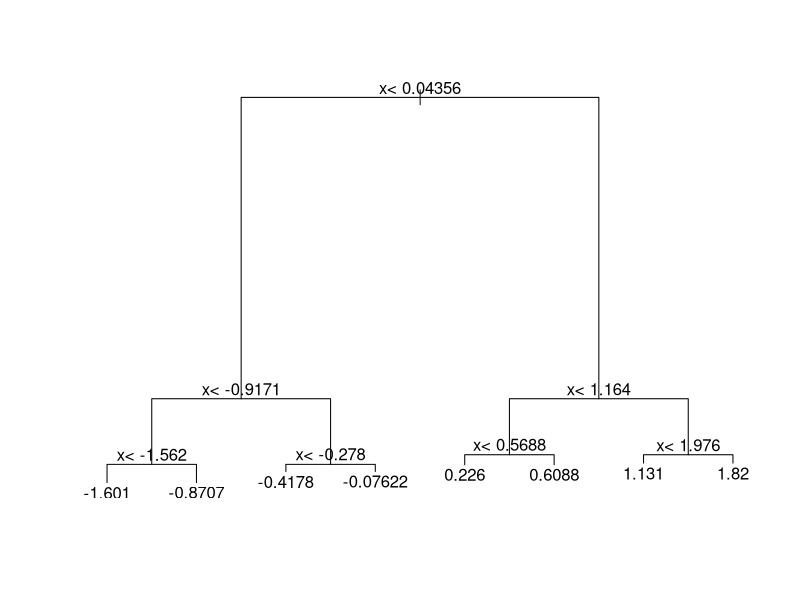

Write R code to recreate this figure. (Note: this script raises an error after producing the figure.)
# https://learning.edx.org/course/course-v1:HarvardX+PH125.8x+1T2022/block-v1:HarvardX+PH125.8x+1T2022+type@sequential+block@78cfd6af400d452c9aa9f8070403e55c/block-v1:HarvardX+PH125.8x+1T2022+type@vertical+block@dd792a69297c4a1fad5975a2ce5d8409
# Q1
library(rpart)
n <- 1000
sigma <- 0.25
set.seed(1, sample.kind = "Rounding") # if using R 3.6 or later
x <- rnorm(n, 0, 1)
y <- 0.75 * x + rnorm(n, 0, sigma)
dat <- data.frame(x = x, y = y)
fit <- rpart(y ~ ., data = dat)

# Q2
plot(fit)
text(fit)

# Q3
dat %>%
  mutate(y_hat = predict(fit)) %>%
  ggplot() +
  geom_point(aes(x, y)) +
  geom_step(aes(x, y_hat), col=2)

# Q4
library(randomForest)
fit <-  randomForest(y ~ x, data = dat)
dat %>%
    mutate(y_hat = predict(fit)) %>%
    ggplot() +
    geom_point(aes(x, y)) +
    geom_step(aes(x, y_hat), col = "red")

# Q5
plot(fit)

# Q6
library(randomForest)
fit <- randomForest(y ~ x, data = dat, nodesize = 50, maxnodes = 25)
  dat %>%
    mutate(y_hat = predict(fit)) %>%
    ggplot() +
    geom_point(aes(x, y)) +
    geom_step(aes(x, y_hat), col = "red")